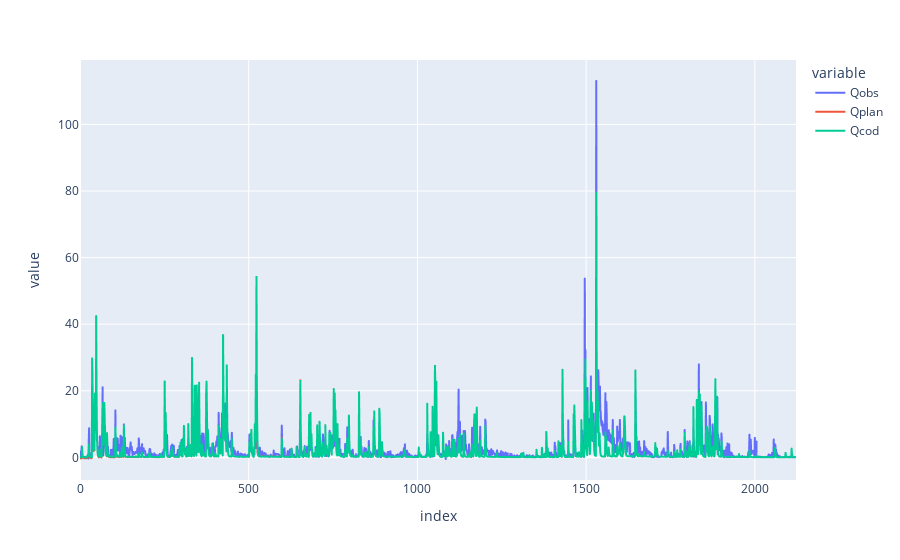

The notebook cell saved with this chart:
### Code cell
df.filter(items=['Qobs', 'Qplan', 'Qcod']).plot()

### Figure 1 — Plotly figure (JSON) as saved in the notebook; plotly's stock layout.template omitted (floating-point values rounded to 4 significant figures; data arrays with more than 128 entries replaced by an {"elided": "..."} marker saying what was removed)
{"data": [{"hovertemplate": "variable=Qobs<br>index=%{x}<br>value=%{y}<extra></extra>", "legendgroup": "Qobs", "line": {"color": "#636efa", "dash": "solid"}, "marker": {"symbol": "circle"}, "mode": "lines", "name": "Qobs", "showlegend": true, "type": "scattergl", "x": {"elided": "2123 int values"}, "xaxis": "x", "y": {"elided": "2123 float values"}, "yaxis": "y"}, {"hovertemplate": "variable=Qplan<br>index=%{x}<br>value=%{y}<extra></extra>", "legendgroup": "Qplan", "line": {"color": "#EF553B", "dash": "solid"}, "marker": {"symbol": "circle"}, "mode": "lines", "name": "Qplan", "showlegend": true, "type": "scattergl", "x": {"elided": "2123 int values"}, "xaxis": "x", "y": {"elided": "2123 float values"}, "yaxis": "y"}, {"hovertemplate": "variable=Qcod<br>index=%{x}<br>value=%{y}<extra></extra>", "legendgroup": "Qcod", "line": {"color": "#00cc96", "dash": "solid"}, "marker": {"symbol": "circle"}, "mode": "lines", "name": "Qcod", "showlegend": true, "type": "scattergl", "x": {"elided": "2123 int values"}, "xaxis": "x", "y": {"elided": "2123 float values"}, "yaxis": "y"}], "layout": {"legend": {"title": {"text": "variable"}, "tracegroupgap": 0}, "margin": {"t": 60}, "xaxis": {"anchor": "y", "domain": [0, 1], "title": {"text": "index"}}, "yaxis": {"anchor": "x", "domain": [0, 1], "title": {"text": "value"}}}}
